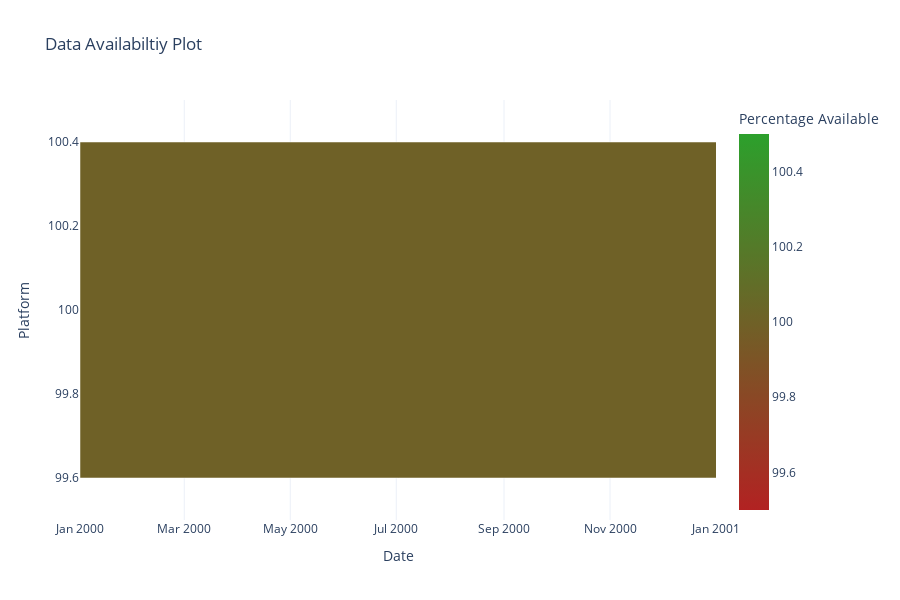

The notebook cell this image was saved under:
### Code cell
# plotly express
#  Code benefitted from basis provided by: https://stackoverflow.com/questions/59602653/data-availability-chart-in-python


fig = px.bar(data_avail_melt, 
             x="date", 
             y="variable", 
             color='value', orientation='h',
             hover_data=["date"],
             height=600,
             color_continuous_scale=['firebrick', '#2ca02c'],
             title='Data Availabiltiy Plot',
             template='plotly_white',
            )


fig.update_layout(
    yaxis = dict(
        title='Platform'
    ),
    xaxis = dict(
        title='Date',
    ),
    coloraxis= dict(
        colorbar_title='Percentage Available'
    ),
)

fig.show()

### Figure 1 — Plotly figure (JSON) as saved in the notebook; plotly's stock layout.template omitted (floating-point values rounded to 4 significant figures; data arrays with more than 128 entries replaced by an {"elided": "..."} marker saying what was removed)
{"data": [{"alignmentgroup": "True", "hovertemplate": "date=%{x}<br>dmspf11=%{y}<br>color=%{marker.color}<extra></extra>", "legendgroup": "", "marker": {"color": {"elided": "366 int values"}, "coloraxis": "coloraxis"}, "name": "", "offsetgroup": "", "orientation": "h", "showlegend": false, "textposition": "auto", "type": "bar", "x": {"elided": "366 str values"}, "xaxis": "x", "y": {"elided": "366 int values"}, "yaxis": "y"}], "layout": {"barmode": "relative", "coloraxis": {"colorbar": {"title": {"text": "Percentage Available"}}, "colorscale": [[0, "firebrick"], [1, "#2ca02c"]]}, "height": 600, "legend": {"tracegroupgap": 0}, "title": {"text": "Data Availabiltiy Plot"}, "xaxis": {"anchor": "y", "domain": [0, 1], "title": {"text": "Date"}}, "yaxis": {"anchor": "x", "domain": [0, 1], "title": {"text": "Platform"}}}}
